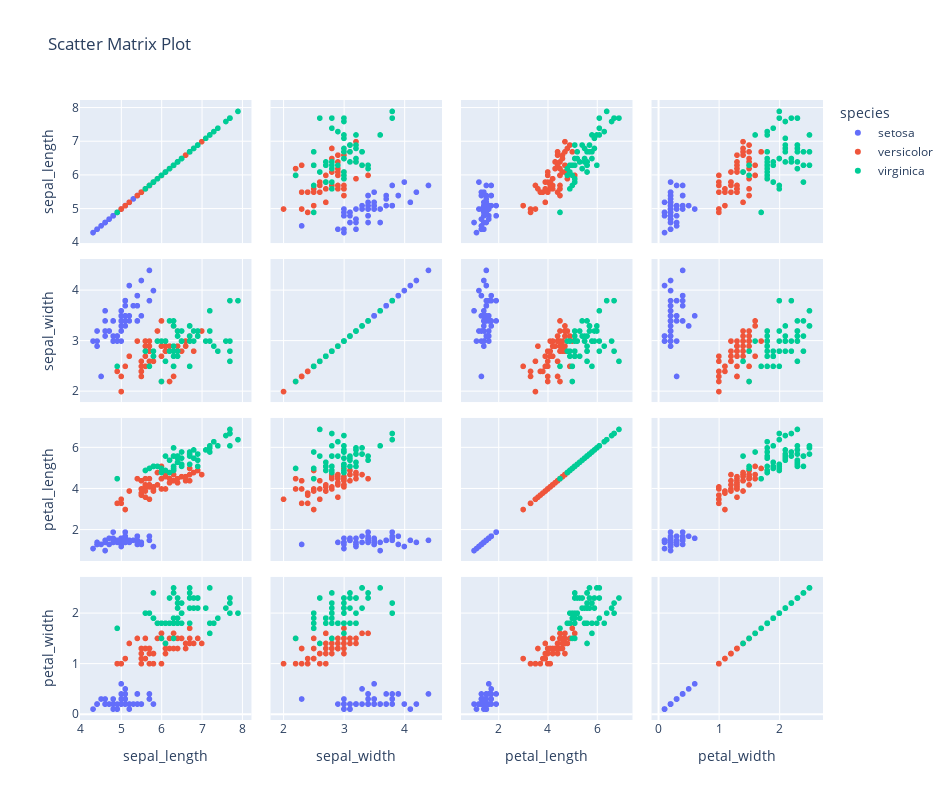

The notebook cell this image was saved under:
### Code cell
fig = px.scatter_matrix(iris, 
                        dimensions=['sepal_length','sepal_width','petal_length','petal_width'],
                        color='species',title="Scatter Matrix Plot")

fig.update_layout(height = 800, width = 950)

fig.show()

### Figure 1 — Plotly figure (JSON) as saved in the notebook; plotly's stock layout.template omitted (floating-point values rounded to 4 significant figures)
{"data": [{"dimensions": [{"axis": {"matches": true}, "label": "sepal_length", "values": [5.1, 4.9, 4.7, 4.6, 5, 5.4, 4.6, 5, 4.4, 4.9, 5.4, 4.8, 4.8, 4.3, 5.8, 5.7, 5.4, 5.1, 5.7, 5.1, 5.4, 5.1, 4.6, 5.1, 4.8, 5, 5, 5.2, 5.2, 4.7, 4.8, 5.4, 5.2, 5.5, 4.9, 5, 5.5, 4.9, 4.4, 5.1, 5, 4.5, 4.4, 5, 5.1, 4.8, 5.1, 4.6, 5.3, 5]}, {"axis": {"matches": true}, "label": "sepal_width", "values": [3.5, 3, 3.2, 3.1, 3.6, 3.9, 3.4, 3.4, 2.9, 3.1, 3.7, 3.4, 3, 3, 4, 4.4, 3.9, 3.5, 3.8, 3.8, 3.4, 3.7, 3.6, 3.3, 3.4, 3, 3.4, 3.5, 3.4, 3.2, 3.1, 3.4, 4.1, 4.2, 3.1, 3.2, 3.5, 3.1, 3, 3.4, 3.5, 2.3, 3.2, 3.5, 3.8, 3, 3.8, 3.2, 3.7, 3.3]}, {"axis": {"matches": true}, "label": "petal_length", "values": [1.4, 1.4, 1.3, 1.5, 1.4, 1.7, 1.4, 1.5, 1.4, 1.5, 1.5, 1.6, 1.4, 1.1, 1.2, 1.5, 1.3, 1.4, 1.7, 1.5, 1.7, 1.5, 1, 1.7, 1.9, 1.6, 1.6, 1.5, 1.4, 1.6, 1.6, 1.5, 1.5, 1.4, 1.5, 1.2, 1.3, 1.5, 1.3, 1.5, 1.3, 1.3, 1.3, 1.6, 1.9, 1.4, 1.6, 1.4, 1.5, 1.4]}, {"axis": {"matches": true}, "label": "petal_width", "values": [0.2, 0.2, 0.2, 0.2, 0.2, 0.4, 0.3, 0.2, 0.2, 0.1, 0.2, 0.2, 0.1, 0.1, 0.2, 0.4, 0.4, 0.3, 0.3, 0.3, 0.2, 0.4, 0.2, 0.5, 0.2, 0.2, 0.4, 0.2, 0.2, 0.2, 0.2, 0.4, 0.1, 0.2, 0.1, 0.2, 0.2, 0.1, 0.2, 0.2, 0.3, 0.3, 0.2, 0.6, 0.4, 0.3, 0.2, 0.2, 0.2, 0.2]}], "hovertemplate": "species=setosa<br>%{xaxis.title.text}=%{x}<br>%{yaxis.title.text}=%{y}<extra></extra>", "legendgroup": "setosa", "marker": {"color": "#636efa", "symbol": "circle"}, "name": "setosa", "showlegend": true, "type": "splom"}, {"dimensions": [{"axis": {"matches": true}, "label": "sepal_length", "values": [7, 6.4, 6.9, 5.5, 6.5, 5.7, 6.3, 4.9, 6.6, 5.2, 5, 5.9, 6, 6.1, 5.6, 6.7, 5.6, 5.8, 6.2, 5.6, 5.9, 6.1, 6.3, 6.1, 6.4, 6.6, 6.8, 6.7, 6, 5.7, 5.5, 5.5, 5.8, 6, 5.4, 6, 6.7, 6.3, 5.6, 5.5, 5.5, 6.1, 5.8, 5, 5.6, 5.7, 5.7, 6.2, 5.1, 5.7]}, {"axis": {"matches": true}, "label": "sepal_width", "values": [3.2, 3.2, 3.1, 2.3, 2.8, 2.8, 3.3, 2.4, 2.9, 2.7, 2, 3, 2.2, 2.9, 2.9, 3.1, 3, 2.7, 2.2, 2.5, 3.2, 2.8, 2.5, 2.8, 2.9, 3, 2.8, 3, 2.9, 2.6, 2.4, 2.4, 2.7, 2.7, 3, 3.4, 3.1, 2.3, 3, 2.5, 2.6, 3, 2.6, 2.3, 2.7, 3, 2.9, 2.9, 2.5, 2.8]}, {"axis": {"matches": true}, "label": "petal_length", "values": [4.7, 4.5, 4.9, 4, 4.6, 4.5, 4.7, 3.3, 4.6, 3.9, 3.5, 4.2, 4, 4.7, 3.6, 4.4, 4.5, 4.1, 4.5, 3.9, 4.8, 4, 4.9, 4.7, 4.3, 4.4, 4.8, 5, 4.5, 3.5, 3.8, 3.7, 3.9, 5.1, 4.5, 4.5, 4.7, 4.4, 4.1, 4, 4.4, 4.6, 4, 3.3, 4.2, 4.2, 4.2, 4.3, 3, 4.1]}, {"axis": {"matches": true}, "label": "petal_width", "values": [1.4, 1.5, 1.5, 1.3, 1.5, 1.3, 1.6, 1, 1.3, 1.4, 1, 1.5, 1, 1.4, 1.3, 1.4, 1.5, 1, 1.5, 1.1, 1.8, 1.3, 1.5, 1.2, 1.3, 1.4, 1.4, 1.7, 1.5, 1, 1.1, 1, 1.2, 1.6, 1.5, 1.6, 1.5, 1.3, 1.3, 1.3, 1.2, 1.4, 1.2, 1, 1.3, 1.2, 1.3, 1.3, 1.1, 1.3]}], "hovertemplate": "species=versicolor<br>%{xaxis.title.text}=%{x}<br>%{yaxis.title.text}=%{y}<extra></extra>", "legendgroup": "versicolor", "marker": {"color": "#EF553B", "symbol": "circle"}, "name": "versicolor", "showlegend": true, "type": "splom"}, {"dimensions": [{"axis": {"matches": true}, "label": "sepal_length", "values": [6.3, 5.8, 7.1, 6.3, 6.5, 7.6, 4.9, 7.3, 6.7, 7.2, 6.5, 6.4, 6.8, 5.7, 5.8, 6.4, 6.5, 7.7, 7.7, 6, 6.9, 5.6, 7.7, 6.3, 6.7, 7.2, 6.2, 6.1, 6.4, 7.2, 7.4, 7.9, 6.4, 6.3, 6.1, 7.7, 6.3, 6.4, 6, 6.9, 6.7, 6.9, 5.8, 6.8, 6.7, 6.7, 6.3, 6.5, 6.2, 5.9]}, {"axis": {"matches": true}, "label": "sepal_width", "values": [3.3, 2.7, 3, 2.9, 3, 3, 2.5, 2.9, 2.5, 3.6, 3.2, 2.7, 3, 2.5, 2.8, 3.2, 3, 3.8, 2.6, 2.2, 3.2, 2.8, 2.8, 2.7, 3.3, 3.2, 2.8, 3, 2.8, 3, 2.8, 3.8, 2.8, 2.8, 2.6, 3, 3.4, 3.1, 3, 3.1, 3.1, 3.1, 2.7, 3.2, 3.3, 3, 2.5, 3, 3.4, 3]}, {"axis": {"matches": true}, "label": "petal_length", "values": [6, 5.1, 5.9, 5.6, 5.8, 6.6, 4.5, 6.3, 5.8, 6.1, 5.1, 5.3, 5.5, 5, 5.1, 5.3, 5.5, 6.7, 6.9, 5, 5.7, 4.9, 6.7, 4.9, 5.7, 6, 4.8, 4.9, 5.6, 5.8, 6.1, 6.4, 5.6, 5.1, 5.6, 6.1, 5.6, 5.5, 4.8, 5.4, 5.6, 5.1, 5.1, 5.9, 5.7, 5.2, 5, 5.2, 5.4, 5.1]}, {"axis": {"matches": true}, "label": "petal_width", "values": [2.5, 1.9, 2.1, 1.8, 2.2, 2.1, 1.7, 1.8, 1.8, 2.5, 2, 1.9, 2.1, 2, 2.4, 2.3, 1.8, 2.2, 2.3, 1.5, 2.3, 2, 2, 1.8, 2.1, 1.8, 1.8, 1.8, 2.1, 1.6, 1.9, 2, 2.2, 1.5, 1.4, 2.3, 2.4, 1.8, 1.8, 2.1, 2.4, 2.3, 1.9, 2.3, 2.5, 2.3, 1.9, 2, 2.3, 1.8]}], "hovertemplate": "species=virginica<br>%{xaxis.title.text}=%{x}<br>%{yaxis.title.text}=%{y}<extra></extra>", "legendgroup": "virginica", "marker": {"color": "#00cc96", "symbol": "circle"}, "name": "virginica", "showlegend": true, "type": "splom"}], "layout": {"dragmode": "select", "height": 800, "legend": {"title": {"text": "species"}, "tracegroupgap": 0}, "title": {"text": "Scatter Matrix Plot"}, "width": 950}}
